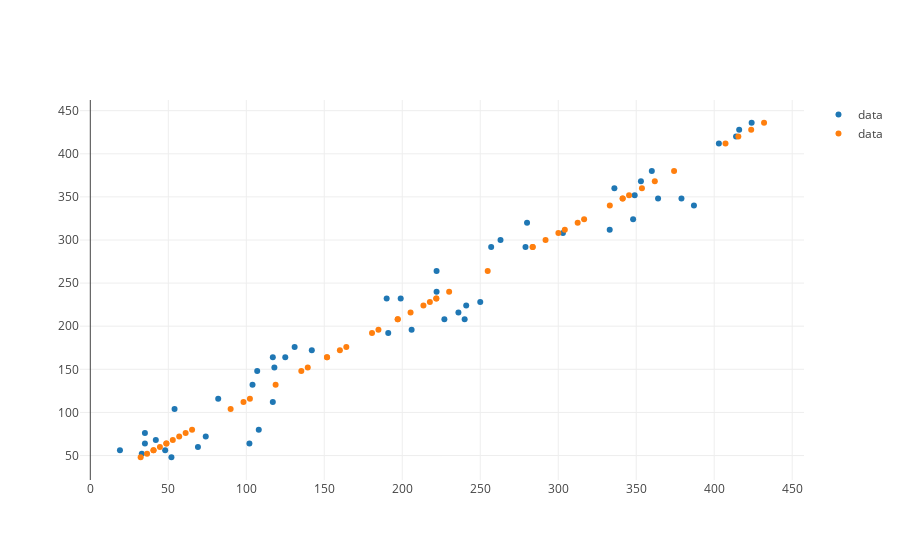

This figure's notebook cell:
### Code cell
predictionns_trace = trace_values(predictions.reshape(50),y)
noisy_data_trace = trace_values(noisy_customers.reshape(50),y)
plot([noisy_data_trace, predictionns_trace])
